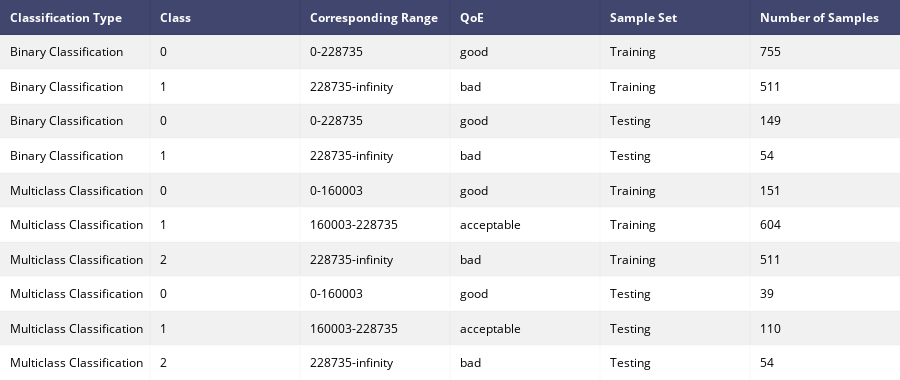

The notebook cell saved with this chart:
### Code cell
print("training set size",dfIndex.shape[0])
print("testing set size",dfIndexTest.shape[0])

bins = [0,indexNoStressHigh,np.inf]
bottom = "0-{}".format(indexNoStressHigh)
top = "{}-infinity".format(indexNoStressHigh)
names = [bottom,top]
dfClassificationStats = pd.DataFrame(columns = ['Classification Type' , 'Class', 'Corresponding Range',"QoE",'Sample Set', 'Number of Samples'])
dfIndexTemp = dfIndex
dfIndexTemp["range"] = pd.cut(dfIndexTemp['elapse_time'], bins,labels=names)
dfClassificationStats = createClassificationStats(dfIndexTemp,dfClassificationStats,"Binary Classification","Training",["good","bad"])
dfIndexTemp = dfIndexTest
dfIndexTemp["range"] = pd.cut(dfIndexTemp['elapse_time'], bins,labels=names)
dfClassificationStats = createClassificationStats(dfIndexTemp,dfClassificationStats,"Binary Classification","Testing",["good","bad"])
bins = [0,indexNoStressLow,indexNoStressHigh,np.inf]
bottom = "0-{}".format(indexNoStressLow)
middle =  "{}-{}".format(indexNoStressLow,indexNoStressHigh)
top = "{}-infinity".format(indexNoStressHigh)
names = [bottom,middle,top]
dfIndexTemp = dfIndex
dfIndexTemp["range"] = pd.cut(dfIndexTemp['elapse_time'], bins,labels=names)
dfClassificationStats = createClassificationStats(dfIndexTemp,dfClassificationStats,"Multiclass Classification","Training",["good","acceptable","bad"])
dfIndexTemp = dfIndexTest
dfIndexTemp["range"] = pd.cut(dfIndexTemp['elapse_time'], bins,labels=names)
dfClassificationStats = createClassificationStats(dfIndexTemp,dfClassificationStats,"Multiclass Classification","Testing",["good","acceptable","bad"])
table = ff.create_table(dfClassificationStats)    
iplot(table)

### Figure 1 — Plotly figure (JSON) as saved in the notebook; plotly's stock layout.template omitted (floating-point values rounded to 4 significant figures)
{"data": [{"opacity": 0.75, "z": [[0, 0, 0, 0, 0, 0], [0.5, 0.5, 0.5, 0.5, 0.5, 0.5], [1, 1, 1, 1, 1, 1], [0.5, 0.5, 0.5, 0.5, 0.5, 0.5], [1, 1, 1, 1, 1, 1], [0.5, 0.5, 0.5, 0.5, 0.5, 0.5], [1, 1, 1, 1, 1, 1], [0.5, 0.5, 0.5, 0.5, 0.5, 0.5], [1, 1, 1, 1, 1, 1], [0.5, 0.5, 0.5, 0.5, 0.5, 0.5], [1, 1, 1, 1, 1, 1]], "uid": "a6b5808b-8257-4210-aae0-1ac707c5eb15", "showscale": false, "colorscale": [[0, "#00083e"], [0.5, "#ededee"], [1, "#ffffff"]], "hoverinfo": "none", "type": "heatmap"}], "layout": {"height": 380, "margin": {"r": 0, "b": 0, "l": 0, "t": 0}, "annotations": [{"xref": "x", "xanchor": "left", "yref": "y", "text": "<b>Classification Type</b>", "align": "left", "y": 0, "x": -0.45, "font": {"color": "#ffffff"}, "showarrow": false}, {"xref": "x", "xanchor": "left", "yref": "y", "text": "<b>Class</b>", "align": "left", "y": 0, "x": 0.55, "font": {"color": "#ffffff"}, "showarrow": false}, {"xref": "x", "xanchor": "left", "yref": "y", "text": "<b>Corresponding Range</b>", "align": "left", "y": 0, "x": 1.55, "font": {"color": "#ffffff"}, "showarrow": false}, {"xref": "x", "xanchor": "left", "yref": "y", "text": "<b>QoE</b>", "align": "left", "y": 0, "x": 2.55, "font": {"color": "#ffffff"}, "showarrow": false}, {"xref": "x", "xanchor": "left", "yref": "y", "text": "<b>Sample Set</b>", "align": "left", "y": 0, "x": 3.55, "font": {"color": "#ffffff"}, "showarrow": false}, {"xref": "x", "xanchor": "left", "yref": "y", "text": "<b>Number of Samples</b>", "align": "left", "y": 0, "x": 4.55, "font": {"color": "#ffffff"}, "showarrow": false}, {"xref": "x", "xanchor": "left", "yref": "y", "text": "Binary Classification", "align": "left", "y": 1, "x": -0.45, "font": {"color": "#000000"}, "showarrow": false}, {"xref": "x", "xanchor": "left", "yref": "y", "text": "0", "align": "left", "y": 1, "x": 0.55, "font": {"color": "#000000"}, "showarrow": false}, {"xref": "x", "xanchor": "left", "yref": "y", "text": "0-228735", "align": "left", "y": 1, "x": 1.55, "font": {"color": "#000000"}, "showarrow": false}, {"xref": "x", "xanchor": "left", "yref": "y", "text": "good", "align": "left", "y": 1, "x": 2.55, "font": {"color": "#000000"}, "showarrow": false}, {"xref": "x", "xanchor": "left", "yref": "y", "text": "Training", "align": "left", "y": 1, "x": 3.55, "font": {"color": "#000000"}, "showarrow": false}, {"xref": "x", "xanchor": "left", "yref": "y", "text": "755", "align": "left", "y": 1, "x": 4.55, "font": {"color": "#000000"}, "showarrow": false}, {"xref": "x", "xanchor": "left", "yref": "y", "text": "Binary Classification", "align": "left", "y": 2, "x": -0.45, "font": {"color": "#000000"}, "showarrow": false}, {"xref": "x", "xanchor": "left", "yref": "y", "text": "1", "align": "left", "y": 2, "x": 0.55, "font": {"color": "#000000"}, "showarrow": false}, {"xref": "x", "xanchor": "left", "yref": "y", "text": "228735-infinity", "align": "left", "y": 2, "x": 1.55, "font": {"color": "#000000"}, "showarrow": false}, {"xref": "x", "xanchor": "left", "yref": "y", "text": "bad", "align": "left", "y": 2, "x": 2.55, "font": {"color": "#000000"}, "showarrow": false}, {"xref": "x", "xanchor": "left", "yref": "y", "text": "Training", "align": "left", "y": 2, "x": 3.55, "font": {"color": "#000000"}, "showarrow": false}, {"xref": "x", "xanchor": "left", "yref": "y", "text": "511", "align": "left", "y": 2, "x": 4.55, "font": {"color": "#000000"}, "showarrow": false}, {"xref": "x", "xanchor": "left", "yref": "y", "text": "Binary Classification", "align": "left", "y": 3, "x": -0.45, "font": {"color": "#000000"}, "showarrow": false}, {"xref": "x", "xanchor": "left", "yref": "y", "text": "0", "align": "left", "y": 3, "x": 0.55, "font": {"color": "#000000"}, "showarrow": false}, {"xref": "x", "xanchor": "left", "yref": "y", "text": "0-228735", "align": "left", "y": 3, "x": 1.55, "font": {"color": "#000000"}, "showarrow": false}, {"xref": "x", "xanchor": "left", "yref": "y", "text": "good", "align": "left", "y": 3, "x": 2.55, "font": {"color": "#000000"}, "showarrow": false}, {"xref": "x", "xanchor": "left", "yref": "y", "text": "Testing", "align": "left", "y": 3, "x": 3.55, "font": {"color": "#000000"}, "showarrow": false}, {"xref": "x", "xanchor": "left", "yref": "y", "text": "149", "align": "left", "y": 3, "x": 4.55, "font": {"color": "#000000"}, "showarrow": false}, {"xref": "x", "xanchor": "left", "yref": "y", "text": "Binary Classification", "align": "left", "y": 4, "x": -0.45, "font": {"color": "#000000"}, "showarrow": false}, {"xref": "x", "xanchor": "left", "yref": "y", "text": "1", "align": "left", "y": 4, "x": 0.55, "font": {"color": "#000000"}, "showarrow": false}, {"xref": "x", "xanchor": "left", "yref": "y", "text": "228735-infinity", "align": "left", "y": 4, "x": 1.55, "font": {"color": "#000000"}, "showarrow": false}, {"xref": "x", "xanchor": "left", "yref": "y", "text": "bad", "align": "left", "y": 4, "x": 2.55, "font": {"color": "#000000"}, "showarrow": false}, {"xref": "x", "xanchor": "left", "yref": "y", "text": "Testing", "align": "left", "y": 4, "x": 3.55, "font": {"color": "#000000"}, "showarrow": false}, {"xref": "x", "xanchor": "left", "yref": "y", "text": "54", "align": "left", "y": 4, "x": 4.55, "font": {"color": "#000000"}, "showarrow": false}, {"xref": "x", "xanchor": "left", "yref": "y", "text": "Multiclass Classification", "align": "left", "y": 5, "x": -0.45, "font": {"color": "#000000"}, "showarrow": false}, {"xref": "x", "xanchor": "left", "yref": "y", "text": "0", "align": "left", "y": 5, "x": 0.55, "font": {"color": "#000000"}, "showarrow": false}, {"xref": "x", "xanchor": "left", "yref": "y", "text": "0-160003", "align": "left", "y": 5, "x": 1.55, "font": {"color": "#000000"}, "showarrow": false}, {"xref": "x", "xanchor": "left", "yref": "y", "text": "good", "align": "left", "y": 5, "x": 2.55, "font": {"color": "#000000"}, "showarrow": false}, {"xref": "x", "xanchor": "left", "yref": "y", "text": "Training", "align": "left", "y": 5, "x": 3.55, "font": {"color": "#000000"}, "showarrow": false}, {"xref": "x", "xanchor": "left", "yref": "y", "text": "151", "align": "left", "y": 5, "x": 4.55, "font": {"color": "#000000"}, "showarrow": false}, {"xref": "x", "xanchor": "left", "yref": "y", "text": "Multiclass Classification", "align": "left", "y": 6, "x": -0.45, "font": {"color": "#000000"}, "showarrow": false}, {"xref": "x", "xanchor": "left", "yref": "y", "text": "1", "align": "left", "y": 6, "x": 0.55, "font": {"color": "#000000"}, "showarrow": false}, {"xref": "x", "xanchor": "left", "yref": "y", "text": "160003-228735", "align": "left", "y": 6, "x": 1.55, "font": {"color": "#000000"}, "showarrow": false}, {"xref": "x", "xanchor": "left", "yref": "y", "text": "acceptable", "align": "left", "y": 6, "x": 2.55, "font": {"color": "#000000"}, "showarrow": false}, {"xref": "x", "xanchor": "left", "yref": "y", "text": "Training", "align": "left", "y": 6, "x": 3.55, "font": {"color": "#000000"}, "showarrow": false}, {"xref": "x", "xanchor": "left", "yref": "y", "text": "604", "align": "left", "y": 6, "x": 4.55, "font": {"color": "#000000"}, "showarrow": false}, {"xref": "x", "xanchor": "left", "yref": "y", "text": "Multiclass Classification", "align": "left", "y": 7, "x": -0.45, "font": {"color": "#000000"}, "showarrow": false}, {"xref": "x", "xanchor": "left", "yref": "y", "text": "2", "align": "left", "y": 7, "x": 0.55, "font": {"color": "#000000"}, "showarrow": false}, {"xref": "x", "xanchor": "left", "yref": "y", "text": "228735-infinity", "align": "left", "y": 7, "x": 1.55, "font": {"color": "#000000"}, "showarrow": false}, {"xref": "x", "xanchor": "left", "yref": "y", "text": "bad", "align": "left", "y": 7, "x": 2.55, "font": {"color": "#000000"}, "showarrow": false}, {"xref": "x", "xanchor": "left", "yref": "y", "text": "Training", "align": "left", "y": 7, "x": 3.55, "font": {"color": "#000000"}, "showarrow": false}, {"xref": "x", "xanchor": "left", "yref": "y", "text": "511", "align": "left", "y": 7, "x": 4.55, "font": {"color": "#000000"}, "showarrow": false}, {"xref": "x", "xanchor": "left", "yref": "y", "text": "Multiclass Classification", "align": "left", "y": 8, "x": -0.45, "font": {"color": "#000000"}, "showarrow": false}, {"xref": "x", "xanchor": "left", "yref": "y", "text": "0", "align": "left", "y": 8, "x": 0.55, "font": {"color": "#000000"}, "showarrow": false}, {"xref": "x", "xanchor": "left", "yref": "y", "text": "0-160003", "align": "left", "y": 8, "x": 1.55, "font": {"color": "#000000"}, "showarrow": false}, {"xref": "x", "xanchor": "left", "yref": "y", "text": "good", "align": "left", "y": 8, "x": 2.55, "font": {"color": "#000000"}, "showarrow": false}, {"xref": "x", "xanchor": "left", "yref": "y", "text": "Testing", "align": "left", "y": 8, "x": 3.55, "font": {"color": "#000000"}, "showarrow": false}, {"xref": "x", "xanchor": "left", "yref": "y", "text": "39", "align": "left", "y": 8, "x": 4.55, "font": {"color": "#000000"}, "showarrow": false}, {"xref": "x", "xanchor": "left", "yref": "y", "text": "Multiclass Classification", "align": "left", "y": 9, "x": -0.45, "font": {"color": "#000000"}, "showarrow": false}, {"xref": "x", "xanchor": "left", "yref": "y", "text": "1", "align": "left", "y": 9, "x": 0.55, "font": {"color": "#000000"}, "showarrow": false}, {"xref": "x", "xanchor": "left", "yref": "y", "text": "160003-228735", "align": "left", "y": 9, "x": 1.55, "font": {"color": "#000000"}, "showarrow": false}, {"xref": "x", "xanchor": "left", "yref": "y", "text": "acceptable", "align": "left", "y": 9, "x": 2.55, "font": {"color": "#000000"}, "showarrow": false}, {"xref": "x", "xanchor": "left", "yref": "y", "text": "Testing", "align": "left", "y": 9, "x": 3.55, "font": {"color": "#000000"}, "showarrow": false}, {"xref": "x", "xanchor": "left", "yref": "y", "text": "110", "align": "left", "y": 9, "x": 4.55, "font": {"color": "#000000"}, "showarrow": false}, {"xref": "x", "xanchor": "left", "yref": "y", "text": "Multiclass Classification", "align": "left", "y": 10, "x": -0.45, "font": {"color": "#000000"}, "showarrow": false}, {"xref": "x", "xanchor": "left", "yref": "y", "text": "2", "align": "left", "y": 10, "x": 0.55, "font": {"color": "#000000"}, "showarrow": false}, {"xref": "x", "xanchor": "left", "yref": "y", "text": "228735-infinity", "align": "left", "y": 10, "x": 1.55, "font": {"color": "#000000"}, "showarrow": false}, {"xref": "x", "xanchor": "left", "yref": "y", "text": "bad", "align": "left", "y": 10, "x": 2.55, "font": {"color": "#000000"}, "showarrow": false}, {"xref": "x", "xanchor": "left", "yref": "y", "text": "Testing", "align": "left", "y": 10, "x": 3.55, "font": {"color": "#000000"}, "showarrow": false}, {"xref": "x", "xanchor": "left", "yref": "y", "text": "54", "align": "left", "y": 10, "x": 4.55, "font": {"color": "#000000"}, "showarrow": false}], "xaxis": {"zeroline": false, "showticklabels": false, "tick0": -0.5, "ticks": "", "gridwidth": 2, "dtick": 1}, "yaxis": {"zeroline": false, "showticklabels": false, "tick0": 0.5, "ticks": "", "gridwidth": 2, "dtick": 1, "autorange": "reversed"}}}
